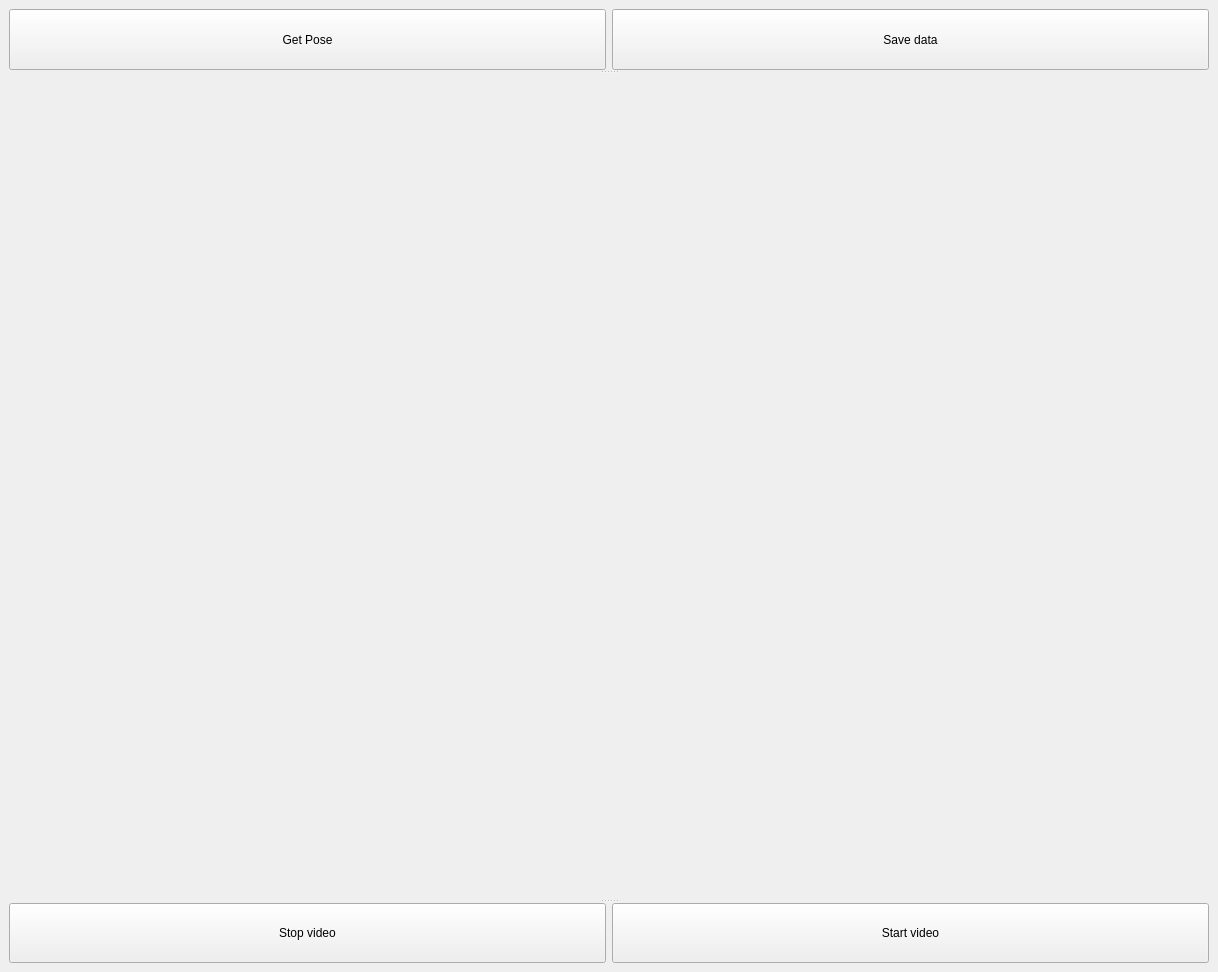
<?xml version="1.0" encoding="UTF-8"?>
<ui version="4.0">
 <class>MainWindow</class>
 <widget class="QMainWindow" name="MainWindow">
  <property name="geometry">
   <rect>
    <x>0</x>
    <y>0</y>
    <width>1218</width>
    <height>972</height>
   </rect>
  </property>
  <property name="sizePolicy">
   <sizepolicy hsizetype="Expanding" vsizetype="Expanding">
    <horstretch>0</horstretch>
    <verstretch>0</verstretch>
   </sizepolicy>
  </property>
  <property name="windowTitle">
   <string>Computer Vision Webcam Application (CVWA)</string>
  </property>
  <widget class="QWidget" name="centralwidget">
   <property name="sizePolicy">
    <sizepolicy hsizetype="Expanding" vsizetype="Expanding">
     <horstretch>0</horstretch>
     <verstretch>0</verstretch>
    </sizepolicy>
   </property>
   <layout class="QHBoxLayout" name="horizontalLayout_3">
    <item>
     <widget class="QSplitter" name="splitter">
      <property name="sizePolicy">
       <sizepolicy hsizetype="Expanding" vsizetype="Expanding">
        <horstretch>0</horstretch>
        <verstretch>0</verstretch>
       </sizepolicy>
      </property>
      <property name="orientation">
       <enum>Qt::Vertical</enum>
      </property>
      <widget class="QWidget" name="">
       <layout class="QHBoxLayout" name="horizontalLayout_2">
        <item>
         <widget class="QPushButton" name="generateButton">
          <property name="sizePolicy">
           <sizepolicy hsizetype="Minimum" vsizetype="Minimum">
            <horstretch>0</horstretch>
            <verstretch>0</verstretch>
           </sizepolicy>
          </property>
          <property name="text">
           <string>Get Pose</string>
          </property>
         </widget>
        </item>
        <item>
         <widget class="QPushButton" name="saveData">
          <property name="sizePolicy">
           <sizepolicy hsizetype="Minimum" vsizetype="Minimum">
            <horstretch>0</horstretch>
            <verstretch>0</verstretch>
           </sizepolicy>
          </property>
          <property name="text">
           <string>Save data</string>
          </property>
         </widget>
        </item>
       </layout>
      </widget>
      <widget class="QLabel" name="image_frame">
       <property name="sizePolicy">
        <sizepolicy hsizetype="Expanding" vsizetype="Expanding">
         <horstretch>0</horstretch>
         <verstretch>0</verstretch>
        </sizepolicy>
       </property>
       <property name="minimumSize">
        <size>
         <width>300</width>
         <height>300</height>
        </size>
       </property>
       <property name="text">
        <string/>
       </property>
      </widget>
      <widget class="QWidget" name="">
       <layout class="QHBoxLayout" name="horizontalLayout">
        <item>
         <widget class="QPushButton" name="stopCam">
          <property name="sizePolicy">
           <sizepolicy hsizetype="Minimum" vsizetype="Minimum">
            <horstretch>0</horstretch>
            <verstretch>0</verstretch>
           </sizepolicy>
          </property>
          <property name="text">
           <string>Stop video</string>
          </property>
         </widget>
        </item>
        <item>
         <widget class="QPushButton" name="startCam">
          <property name="sizePolicy">
           <sizepolicy hsizetype="Minimum" vsizetype="Minimum">
            <horstretch>0</horstretch>
            <verstretch>0</verstretch>
           </sizepolicy>
          </property>
          <property name="text">
           <string>Start video</string>
          </property>
         </widget>
        </item>
       </layout>
      </widget>
     </widget>
    </item>
   </layout>
  </widget>
 </widget>
 <resources/>
 <connections/>
</ui>
